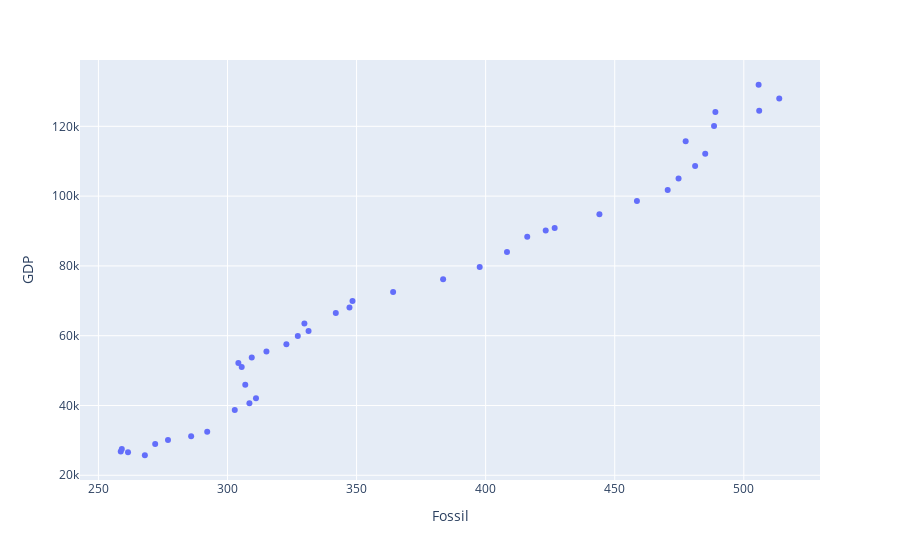

Write notebook code for a chart like this one.
### Markdown cell above
#### Almost linear. The highest the GDP the most emissions of CO2.

### Code cell
fig=px.scatter(df_source2,x='Fossil', y='GDP',labels=dict(x='Country'))
fig.show()

### Figure 1 — Plotly figure (JSON) as saved in the notebook; plotly's stock layout.template omitted (floating-point values rounded to 4 significant figures)
{"data": [{"hovertemplate": "Fossil=%{x}<br>GDP=%{y}<extra></extra>", "legendgroup": "", "marker": {"color": "#636efa", "symbol": "circle"}, "mode": "markers", "name": "", "orientation": "v", "showlegend": false, "type": "scatter", "x": [268.0, 261.5, 258.7, 259.1, 272.0, 277.0, 285.9, 292.1, 302.8, 308.5, 311.0, 306.9, 305.5, 304.2, 309.4, 315.1, 322.8, 327.2, 331.4, 329.8, 342.0, 347.3, 348.4, 364.2, 383.5, 397.7, 408.3, 416.1, 426.7, 423.3, 444.1, 458.6, 470.5, 474.7, 481.1, 485.1, 477.5, 488.5, 506.0, 513.7, 489.0, 505.7], "xaxis": "x", "y": [25740.0, 26630.0, 26780.0, 27550.0, 28960.0, 30090.0, 31160.0, 32500.0, 38710.0, 40610.0, 42090.0, 45940.0, 51060.0, 52180.0, 53720.0, 55460.0, 57570.0, 59900.0, 61350.0, 63470.0, 66520.0, 68050.0, 69930.0, 72500.0, 76170.0, 79720.0, 83960.0, 88320.0, 90850.0, 90180.0, 94830.0, 98590.0, 101800.0, 105100.0, 108600.0, 112200.0, 115800.0, 120100.0, 124400.0, 127900.0, 124100.0, 131900.0], "yaxis": "y"}], "layout": {"legend": {"tracegroupgap": 0}, "margin": {"t": 60}, "xaxis": {"anchor": "y", "domain": [0, 1], "title": {"text": "Fossil"}}, "yaxis": {"anchor": "x", "domain": [0, 1], "title": {"text": "GDP"}}}}
